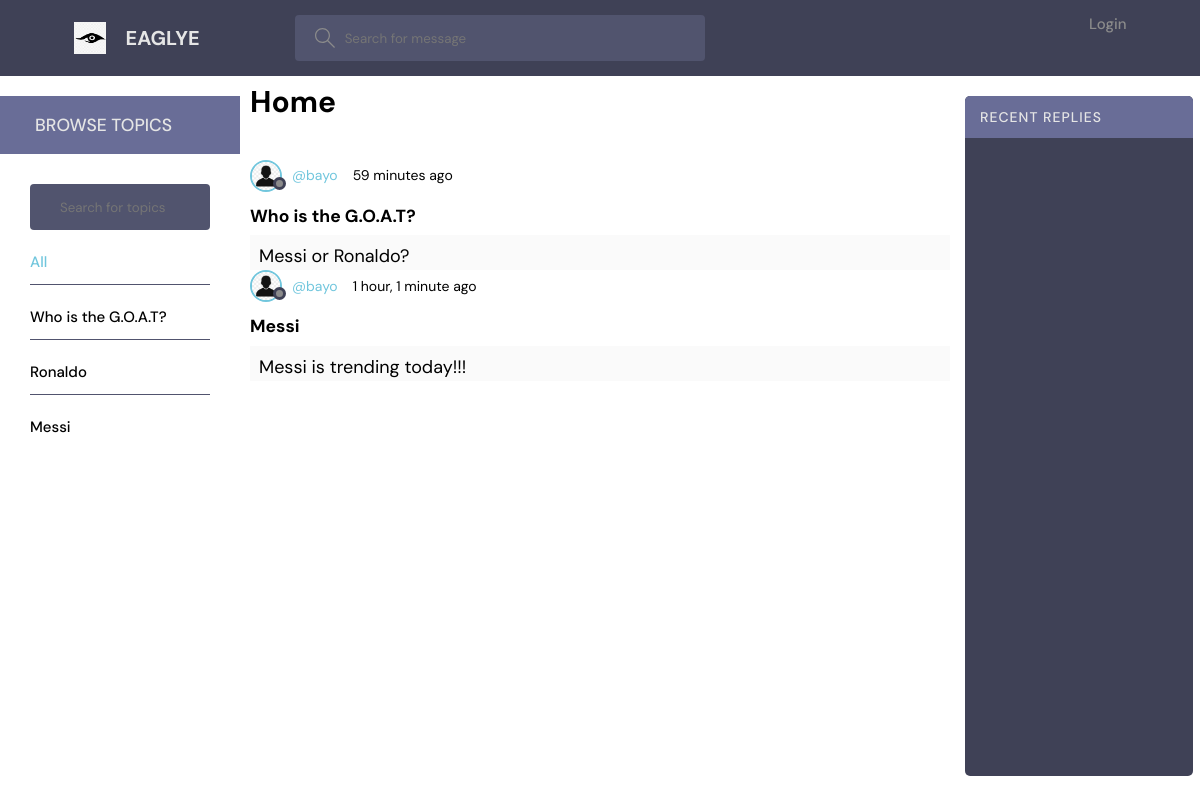
The app's page /?q=Messi with its own data.
### trends/models.py (models this page shows, shortened)
class Message(models.Model):
    recipient = models.ForeignKey(User, on_delete=models.SET_NULL, null=True)
    name = models.CharField(max_length=200)
    body = models.TextField(null=True, blank=True)
    attachment = models.ImageField(null=True, blank=True)
    updated = models.DateTimeField(auto_now=True)
    created = models.DateTimeField(auto_now_add=True)
    class Meta:
        ordering = ['-updated', '-created']

class User(AbstractUser):
    username = models.CharField(max_length=200, null=True)
    email = models.EmailField(unique=True, null=True)
    bio = models.TextField(null=True)
    avatar = models.ImageField(null=True, default="avartar.jpg")
    USERNAME_FIELD = 'email'
    REQUIRED_FIELDS = ['username', ]

### trends/views.py (the view)
# urls.py: path('', views.home, name="home"),
def home(request):
    form = MessageForm()
    if request.GET.get('q') != None and request.GET.get('q') != '':
        q = request.GET.get('q')
        search = Message.objects.filter(
            Q(recipient__username__icontains=q) |
            Q(name__icontains=q) |
            Q(body__icontains=q)
        )
    else:
        search = ''
    message = Message.objects.all()
    user = User.objects.all()
    q = ''
    if q != '':
        comment = Comment.objects.filter(Q(message__name__icontains=q))[0:3]
    else:
        comment = Comment.objects.all()
    context = {'search': search, 'messages': message,
               'users': user, 'comments': comment, 'form': form}
    return render(request, 'trends/home.html', context)

### trends/forms.py
class MessageForm(ModelForm):
    class Meta:
        model = Message
        fields = '__all__'
        exclude = ['recipient']
        widgets = {
            'name': forms.TextInput(attrs={'placeholder': 'Topic of the message. . .'}),
            'body': forms.Textarea(
                attrs={"placeholder": "Share what's happening around you . . ."}),
        }

### trends/templates/trends/home.html
{% extends 'main.html' %} {% block content %}
<div id="left-column">
    {% include 'trends/topics_component.html' %}
</div>
<div id="middle">
    <div class="trends" style=" padding: 20px 0 0px 10px;margin: 0;font-size: 15px;">
        <h1>Home</h1>
    </div>
    {% include 'trends/feed_component.html' %}
</div>
<div id="right-column">
    {% include 'trends/activity_component.html' %}
</div>
{% endblock %}

### trends/templates/trends/topics_component.html (shortened to what this page needs)
<div class="topics" >
     <div class="layout__boxHeader" >
        <div class="layout__boxTitle">
          <h3 style="padding-left:20px;">Browse Topics</h3>
        </div>
      </div>
  <div class="topics-page layout__body">
        <form action="" method="GET" class="header__search">
          <label>
            <input name="q" placeholder="Search for topics" />
          </label>
        </form>
    <ul class="topics__list" id="tpic">
        <li>
            <a href="{% url 'home' %}" class="active">All </a>
        </li>
        {% for message in messages %}
        <li>
         <a href="{% url 'home' %}?q={{message.name}}">{{message.name}}</a>
        </li>
        {% endfor %}
    </ul>
     </div>
</div>

### trends/templates/trends/feed_component.html (shortened to what this page needs)
{% load static %}
<div class="feed">
  {% if search != '' %}
  <br>
  {% for result in search %}
    <div>
      <div class="thread__top">
        <div class="thread__author">
          <a href="{% url 'user-profile' result.recipient.id  %}" class="thread__authorInfo">
            <div class="avatar avatar--small">
              <img src="static{{result.recipient.avatar.url}}" />
            </div>
            <span>@{{result.recipient.username}}</span>
          </a>
          <span class="thread__date ">{{result.created|timesince}} ago</span>
        </div>
      </div>
      {% if request.user == result.recipient %}
      <div class="del ">
        <div>
          {{result.name}}
        </div>
        <div class="edt ">
          <a href="{% url 'update-message' result.id %} ">edit </a> | <a href="{% url 'delete-message' result.id %} "> delete</a></div>
        </div>
        {% else %}
        <div class="del">
          <div>
           <h3> {{result.name}}</h3>
          </div>
          <div class="edt ">
          </div>
        </div>
        {% endif %}
      </div>
      <div class="thread__msg ">
        {{result.body}}
      </div>
    {% endfor %}
{% endif %}
</div>

### static/styles/style.css (style rules this page uses)
:root { --color-main: #71c6dd; --color-main-light: #e1f6fb; --color-dark: #3f4156; --color-dark-medium: #51546e; --color-dark-light: #696d97; --color-light: #e5e5e5; --color-gray: #8b8b8b; --color-light-gray: black; --color-bg: white; --color-success: #5dd693; --color-error: #fc4b0b; }
* { font-family: "DM Sans", -apple-system, BlinkMacSystemFont, "Segoe UI", Roboto, Oxygen, Ubuntu, Cantarell, "Open Sans", "Helvetica Neue", sans-serif; margin: 0; padding: 0; box-sizing: border-box; text-rendering: optimizeLegibility; }
html { font-size: 56.25%; }
@media only screen and (min-width: 1200px) { html { font-size: 62.5%; } }
body { line-height: 1.6; font-weight: 400; font-size: 1.5rem; color: var(--color-light-gray); background-color: var(--color-bg); min-height: 100vh; }
img { width: 100%; }
a { display: inline-block; color: var(--color-main); text-decoration: none; }
#middle { margin-top:8% ; }
.avatar { position: relative; display: inline-block; border-radius: 50%; border: 2px solid var(--color-main); }
.avatar img { display: block; border-radius: 50%; object-fit: cover; object-position: center; }
.avatar::after { content: ""; display: block; position: absolute; background-color: var(--color-gray); z-index: 111; border-radius: 50%; border: 0.3rem solid var(--color-dark); }
.avatar.avatar--small img { width: 2.8rem; height: 2.8rem; }
.avatar.avatar--small:after { width: 0.7rem; height: 0.7rem; bottom: 0px; right: -6px; }
.header__search>label { background-color: var(--color-dark-medium); padding: 1.3rem 1rem; display: flex; align-items: center; gap: 1rem; border-radius: 4px; }
.header__search input { width: 35rem; background: transparent; border: none; outline: none; color: var(--color-light); }
.layout__boxHeader { display: flex; padding: 1.5rem; background-color: var(--color-dark-light); }
.layout__boxTitle { display: flex; gap: 1.5rem; align-items: center; }
.layout__boxTitle h3 { text-transform: uppercase; font-weight: 500; color: var(--color-light); }
.layout__body { margin: 3rem; }
.del { display: grid; align-content: space-between; grid-template-columns: auto auto; gap: 90px; }
.edt { text-align: right; }
.topics { position: fixed; top:12%; width: 20%; }
#tpic { height: 500px; overflow: auto; }
.topics__list { list-style: none; }
.topics__list li a { display: flex; justify-content: space-between; margin-bottom: 3rem; font-weight: 500; color: var(--color-light-gray); transition: all 0.3s ease-in-out; }
.topics__list li a.active, .topics__list li a:hover { color: var(--color-main); }
.topics-page .topics__list li:not(:last-child) a { margin: 2rem 0; padding-bottom: 1rem; text-decoration: none; border-bottom: 1px solid var(--color-dark-medium); }
.topics-page .header__search { display: block; }
.thread__top { display: flex; align-items: center; justify-content: space-between; }
.thread__author { display: flex; align-items: center; gap: 1.5rem; padding-bottom: 10px; font-size: 1.4rem; }
.thread__authorInfo { display: flex; align-items: center; gap: 1rem; }
.thread__msg { padding: 7px 0 0 9px; font-size: 1.8rem; margin-top: 0.5rem; background-color: #fafafa; }
.feed { padding: 10px; }

### records on screen
Message: name "Who is the G.O.A.T?", recipient.avatar (picture), recipient.username "bayo", created "59 minutes", body "Messi or Ronaldo?"
Message: name "Ronaldo"
Message: name "Messi", recipient.avatar (picture), recipient.username "bayo", created "1 hour, 1 minute", body "Messi is trending today!!!"
